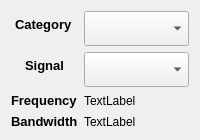
                              <widget class="QWidget" name="page_addDevice_selector">
                               <layout class="QFormLayout" name="formLayout">
                                <property name="labelAlignment">
                                 <set>Qt::AlignCenter</set>
                                </property>
                                <item row="0" column="0">
                                 <widget class="QLabel" name="label_addDevice_selector_category">
                                  <property name="font">
                                   <font>
                                    <pointsize>10</pointsize>
                                    <bold>true</bold>
                                   </font>
                                  </property>
                                  <property name="text">
                                   <string>Category</string>
                                  </property>
                                 </widget>
                                </item>
                                <item row="1" column="1">
                                 <widget class="QComboBox" name="comboBox_addDevice_selector_signal">
                                  <property name="minimumSize">
                                   <size>
                                    <width>0</width>
                                    <height>35</height>
                                   </size>
                                  </property>
                                 </widget>
                                </item>
                                <item row="0" column="1">
                                 <widget class="QComboBox" name="comboBox_addDevice_selector_category">
                                  <property name="minimumSize">
                                   <size>
                                    <width>0</width>
                                    <height>35</height>
                                   </size>
                                  </property>
                                 </widget>
                                </item>
                                <item row="3" column="0">
                                 <widget class="QLabel" name="label_addDevice_selector_frequency_title">
                                  <property name="font">
                                   <font>
                                    <pointsize>10</pointsize>
                                    <bold>true</bold>
                                   </font>
                                  </property>
                                  <property name="text">
                                   <string>Frequency</string>
                                  </property>
                                 </widget>
                                </item>
                                <item row="3" column="1">
                                 <widget class="QLabel" name="label_addDevice_selector_frequency">
                                  <property name="text">
                                   <string>TextLabel</string>
                                  </property>
                                 </widget>
                                </item>
                                <item row="4" column="0">
                                 <widget class="QLabel" name="label_addDevice_selector_bandwidth_title">
                                  <property name="font">
                                   <font>
                                    <pointsize>10</pointsize>
                                    <bold>true</bold>
                                   </font>
                                  </property>
                                  <property name="text">
                                   <string>Bandwidth</string>
                                  </property>
                                 </widget>
                                </item>
                                <item row="4" column="1">
                                 <widget class="QLabel" name="label_addDevice_selector_bandwidth">
                                  <property name="text">
                                   <string>TextLabel</string>
                                  </property>
                                 </widget>
                                </item>
                                <item row="1" column="0">
                                 <widget class="QLabel" name="label_addDevice_selector_signal">
                                  <property name="font">
                                   <font>
                                    <pointsize>10</pointsize>
                                    <bold>true</bold>
                                   </font>
                                  </property>
                                  <property name="text">
                                   <string>Signal</string>
                                  </property>
                                 </widget>
                                </item>
                               </layout>
                              </widget>
